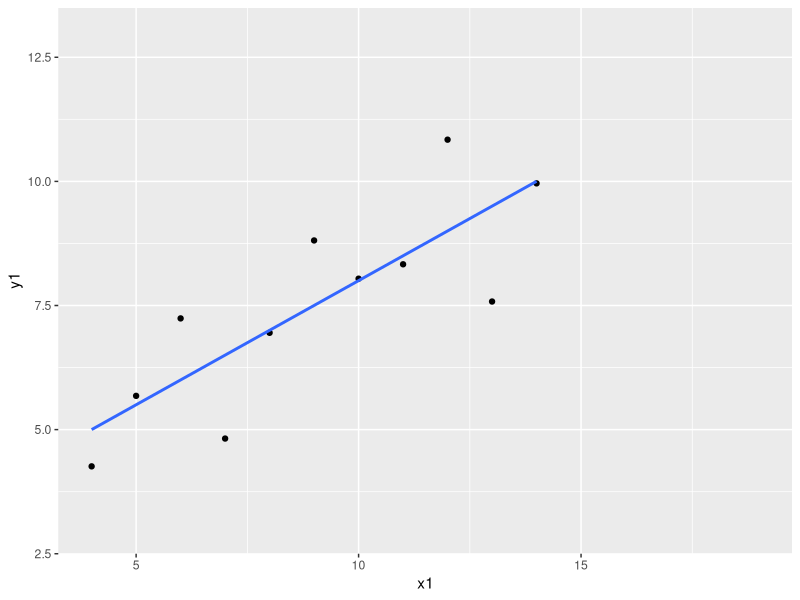
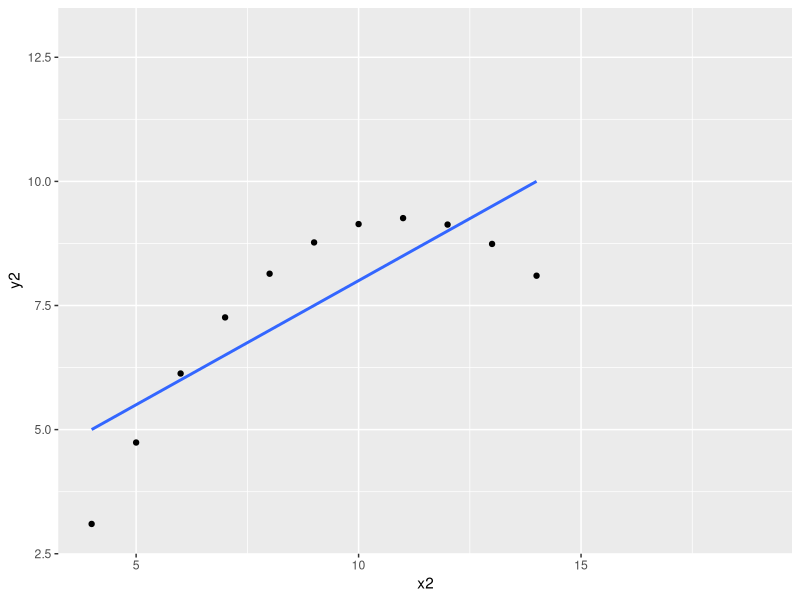
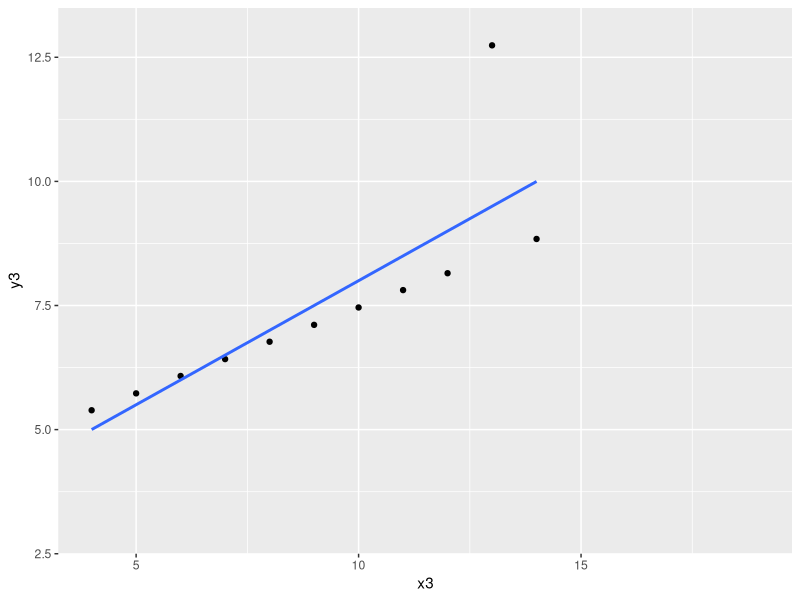
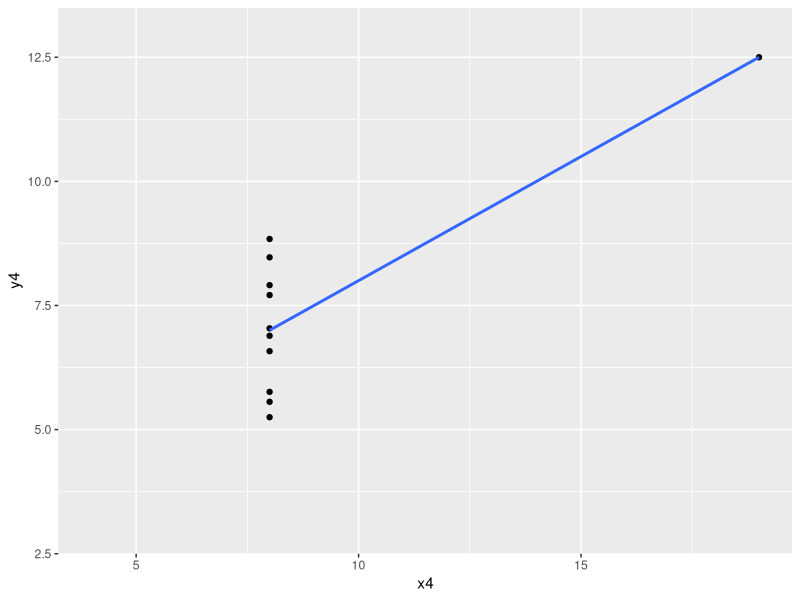
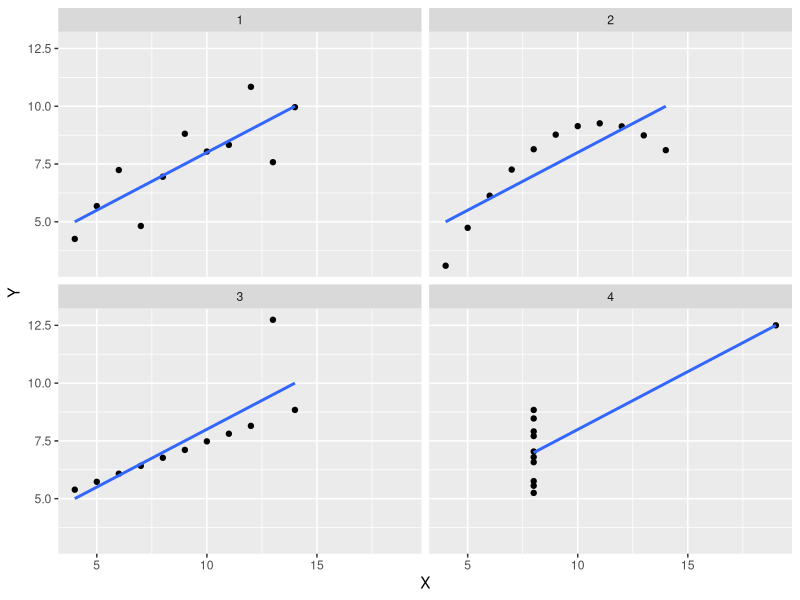

Recreate these plots in R, in order.
library(dplyr)
library(ggplot2)
names(anscombe)

anscombe %>% 
  summarise(meanX1 = mean(x1),
            meanY1 = mean(y1),
            sdX1 = sd(x1),
            sdY1 = sd(y1))

cor(anscombe$x1, anscombe$y1)

anscombe %>% 
  summarise(meanX2 = mean(x2),
            meanY2 = mean(y2),
            sdX2 = sd(x2),
            sdY2 = sd(y2))

cor(anscombe$x2, anscombe$y2)

anscombe %>% 
  summarise(meanX3 = mean(x3),
            meanY3 = mean(y3),
            sdX3 = sd(x3),
            sdY3 = sd(y3))

cor(anscombe$x3, anscombe$y3)

anscombe %>% 
  summarise(meanX4 = mean(x4),
            meanY4 = mean(y4),
            sdX4 = sd(x4),
            sdY4 = sd(y4))

cor(anscombe$x4, anscombe$y4)

ggplot(anscombe, aes(x = x1, y = y1)) +
  geom_point() +
  geom_smooth(method = 'lm', se = FALSE) +
  ylim(3, 13) +
  xlim(4, 19)

ggplot(anscombe, aes(x = x2, y = y2)) +
  geom_point() +
  geom_smooth(method = 'lm', se = FALSE) +
  ylim(3, 13) +
  xlim(4, 19)

ggplot(anscombe, aes(x = x3, y = y3)) +
  geom_point() +
  geom_smooth(method = 'lm', se = FALSE) +
  ylim(3, 13) +
  xlim(4, 19)

ggplot(anscombe, aes(x = x4, y = y4)) +
  geom_point() +
  geom_smooth(method = 'lm', se = FALSE) +
  ylim(3, 13) +
  xlim(4, 19)

a <- read.csv('a.csv')

ggplot(data = a, aes(x = X, y = Y)) +
  geom_point() +
  geom_smooth(method = 'lm', se = FALSE) +
  facet_wrap(~Set)
